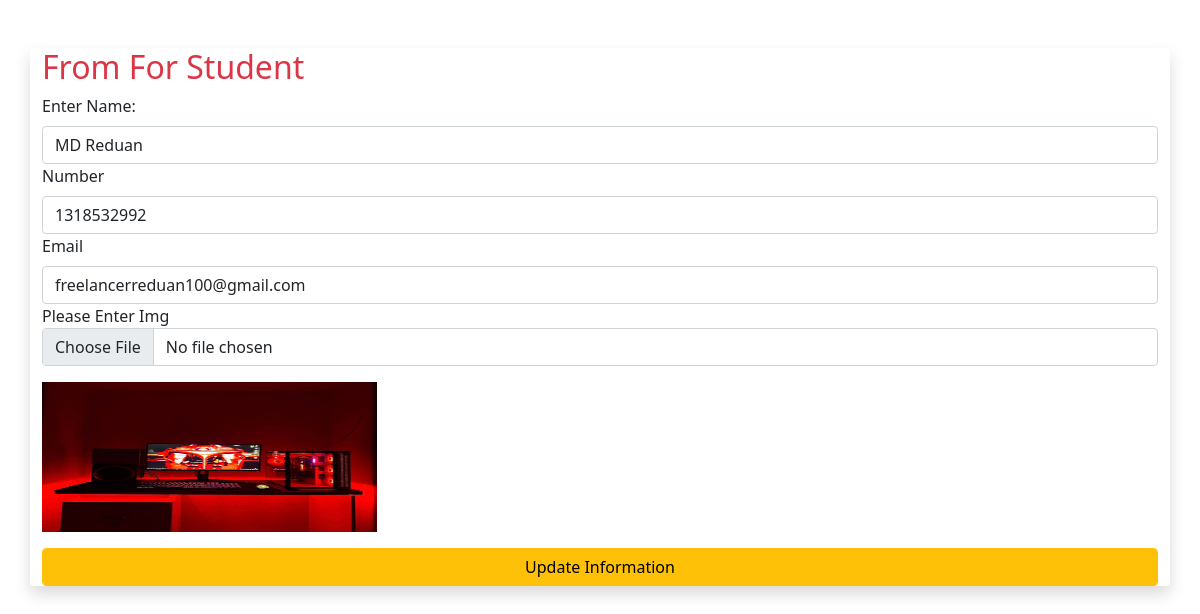
The app's page /edit.php?status=edit&&id=1 with its own data.
### tables this page shows
CREATE TABLE `user` (
  `id` int(11) NOT NULL,
  `name` text NOT NULL,
  `roll` text NOT NULL,
  `img` varchar(5000) NOT NULL,
  `email` varchar(255) NOT NULL
);

### function.php (called while the page is built, shortened)
<?php
class newApp{
    private $conn;
    public function __construct()
    {
        $dbhost ='localhost';
        $dbuser ='root';
        $dbpass ="";
        $dbname ='crude_app';
        $this->conn = mysqli_connect($dbhost,$dbuser,$dbpass,$dbname);
    }
    public function display_user_upadate($id){
        $query = "SELECT * FROM user WHERE id=$id";
        if(mysqli_query($this->conn, $query)){
            $stok_data_hear = mysqli_query($this->conn,$query);
            $stg = mysqli_fetch_assoc($stok_data_hear);
            return $stg;
        }
    }
}
?>

### edit.php (the view, shortened to what this page needs)
<?php
include_once("function.php");
$obj = new newApp();
  if(isset($_GET['status'])){
    if($_GET['status']='edit'){
        $id =$_GET['id'];
        $returnData = $obj->display_user_upadate($id);
    }
  }
?>
<!doctype html>
<html lang="en">
  <head>
    <link href="https://cdn.jsdelivr.net/npm/bootstrap@5.0.2/dist/css/bootstrap.min.css" rel="stylesheet">
  </head>
  <body>
<div class="container shadow  my-5 bg-body rounded">
  <h2 class="text-danger">From For Student </h2>
  <form action=" "  method="post" enctype="multipart/form-data">
    <label for="name" class="form-label">Enter Name: </label>
    <input type="text" class="form-control" name="uname"  value="<?php echo $returnData['name']; ?>">
    <label for="number" class="form-label"> Number</label>
    <input type="number"  class="form-control" name="uroll" value="<?php echo $returnData['roll']; ?>">
    <label for="email" class="form-label">Email </label>
    <input type="email"  class="form-control" name="uemail" value="<?php echo $returnData['email']; ?>">
    <label class="form-check-label">Please Enter Img </label>
    <input type="file"  class="form-control"  name="up_img">
    <img src="upload/<?php echo $returnData['img']; ?>" alt="" class="img-fluid mt-3" style="width: 30%;height: 150px;">
    <button type="submit" class=" btn-warning form-control my-3" name="updated_info">Update Information </button>
  </form>
</div>
  </body>
</html>

### records on screen
user: uname "MD Reduan", uroll "1318532992", uemail "freelancerreduan100@gmail.com", img (picture)
